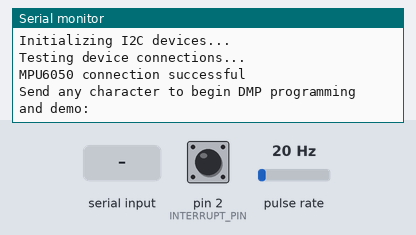
A sketch run on a simulated Arduino Uno, built with avr-gcc and run on an emulated ATmega328P. Parts: the last lines printed to the serial monitor. Wiring (inferred from the names in the program): pulse sensor: data pin 3. Inputs (shaded band) come from the test bench; at power-on: pulse rate 20 Hz, pin 2 (INTERRUPT_PIN) LOW. The sensor or clock chip raises its interrupt line as the real part does.

Above: at 0.8 s.
0.9 s: "1\n" received over Serial
At 2.2 s:
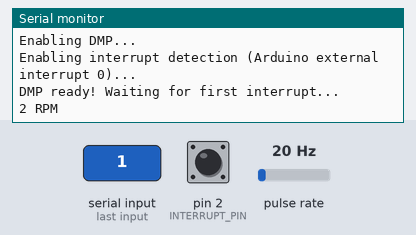
2.9 s: pulse rate (sensor on pin 3) set to 50 Hz
At 3.8 s:
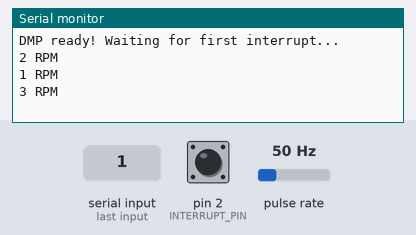
4.4 s: pulse rate (sensor on pin 3) set to 100 Hz
At 5.2 s:
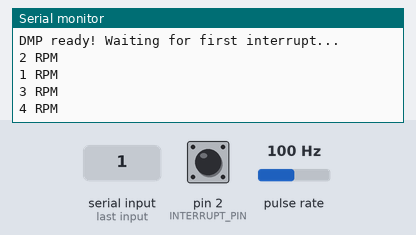
Timing chart, 0 to 7.4 s (numbered marks = the images above; inputs shaded):
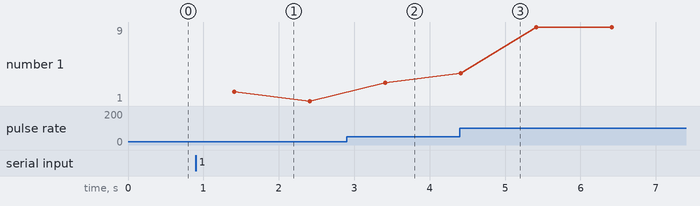

Measured:
- after the input at 0.9 s, the serial monitor: prints a new line at once (image 1)
- after the input at 2.9 s, the serial monitor: prints a new line after 0.51 s (image 2)
- plotted number 1: 1 → 3 after the input at 2.9 s, 3 → 9 after the input at 4.4 s

The sketch:

imu_and_encoder_code.ino
```cpp
#include "I2Cdev.h"
#include "MPU6050_6Axis_MotionApps20.h" //#include "MPU6050.h" not necessary if using MotionApps include file
#if I2CDEV_IMPLEMENTATION == I2CDEV_ARDUINO_WIRE
    #include "Wire.h" // Arduino Wire library is required if I2Cdev I2CDEV_ARDUINO_WIRE implementation is used in I2Cdev.h
#endif
// class default I2C address is 0x68
// specific I2C addresses may be passed as a parameter here
// AD0 low = 0x68 (default for SparkFun breakout and InvenSense evaluation board)
// AD0 high = 0x69
MPU6050 mpu; //MPU6050 mpu(0x69); // <-- use for AD0 high
#define INTERRUPT_PIN 2  // use pin 2 as interrupt
// MPU control/status vars
bool dmpReady = false;  // set true if DMP init was successful
uint8_t mpuIntStatus;   // holds actual interrupt status byte from MPU
uint8_t devStatus;      // return status after each device operation (0 = success, !0 = error)
uint16_t packetSize;    // expected DMP packet size (default is 42 bytes)
uint16_t fifoCount;     // count of all bytes currently in FIFO
uint8_t fifoBuffer[64]; // FIFO storage buffer
// orientation/motion vars
Quaternion q;           // [w, x, y, z]         quaternion container
VectorFloat gravity;    // [x, y, z]            gravity vector
float ypr[3];           // [yaw, pitch, roll]   yaw/pitch/roll container and gravity vector
uint8_t teapotPacket[14] = { '$', 0x02, 0,0, 0,0, 0,0, 0,0, 0x00, 0x00, '\r', '\n' }; // packet structure for InvenSense teapot demo
volatile bool mpuInterrupt = false; // indicates whether MPU interrupt pin has gone high
void dmpDataReady() {
    mpuInterrupt = true;
}

//encoder vars
const int encoder_A = 3; // point A of encoder connected to pin 3 (external interrupt)
volatile long encoderValue = 0;
int interval = 1000;
long previousMillis = 0;
long currentMillis = 0;
int rpm = 0;


void setup() {
    // join I2C bus (I2Cdev library doesn't do this automatically)
    #if I2CDEV_IMPLEMENTATION == I2CDEV_ARDUINO_WIRE
        Wire.begin();
        Wire.setClock(400000); // 400kHz I2C clock. Comment this line if having compilation difficulties
    #elif I2CDEV_IMPLEMENTATION == I2CDEV_BUILTIN_FASTWIRE
        Fastwire::setup(400, true);
    #endif
    Serial.begin(115200); // initialize serial communication (115200 chosen because it is required for Teapot Demo output, but it's really up to you depending on your project)
    EncoderInit();//Initialize the module
    encoderValue = 0;
    previousMillis = millis();

    while (!Serial); // wait for Leonardo enumeration, others continue immediately
    // initialize device
    Serial.println(F("Initializing I2C devices..."));
    mpu.initialize();
    pinMode(INTERRUPT_PIN, INPUT);
    // verify connection
    Serial.println(F("Testing device connections..."));
    Serial.println(mpu.testConnection() ? F("MPU6050 connection successful") : F("MPU6050 connection failed"));
    // wait for ready
    Serial.println(F("\nSend any character to begin DMP programming and demo: "));
    while (Serial.available() && Serial.read()); // empty buffer
    while (!Serial.available());                 // wait for data
    while (Serial.available() && Serial.read()); // empty buffer again
    // load and configure the DMP
    Serial.println(F("Initializing DMP..."));
    devStatus = mpu.dmpInitialize();
    // supply your own gyro offsets here, scaled for min sensitivity
    mpu.setXGyroOffset(220);
    mpu.setYGyroOffset(76);
    mpu.setZGyroOffset(-85);
    mpu.setZAccelOffset(1788); // 1688 factory default for my test chip
    // make sure it worked (returns 0 if so)
    if (devStatus == 0) {
        // Calibration Time: generate offsets and calibrate our MPU6050
        mpu.CalibrateAccel(6);
        mpu.CalibrateGyro(6);
        mpu.PrintActiveOffsets();
        // turn on the DMP, now that it's ready
        Serial.println(F("Enabling DMP..."));
        mpu.setDMPEnabled(true);
        // enable Arduino interrupt detection
        Serial.print(F("Enabling interrupt detection (Arduino external interrupt "));
        Serial.print(digitalPinToInterrupt(INTERRUPT_PIN));
        Serial.println(F(")..."));
        attachInterrupt(digitalPinToInterrupt(INTERRUPT_PIN), dmpDataReady, RISING);
        mpuIntStatus = mpu.getIntStatus();
        // set our DMP Ready flag so the main loop() function knows it's okay to use it
        Serial.println(F("DMP ready! Waiting for first interrupt..."));
        dmpReady = true;
        // get expected DMP packet size for later comparison
        packetSize = mpu.dmpGetFIFOPacketSize();
    } else {
        // ERROR!
        // 1 = initial memory load failed
        // 2 = DMP configuration updates failed
        // (if it's going to break, usually the code will be 1)
        Serial.print(F("DMP Initialization failed (code "));
        Serial.print(devStatus);
        Serial.println(F(")"));
    }
}

void loop() {
  // Update RPM value on every second
  currentMillis = millis();
  if (currentMillis - previousMillis > interval) {
    previousMillis = currentMillis;
    // Revolutions per minute (RPM) = (total encoder pulse in 1s / encoder output) x 60s
    rpm = (float)(encoderValue * 60 / 663); //663 is the encoder output, because every turn of the motor the encoder outputs 663 times.
    // Only update display when there have readings
    if ( rpm > 0) {
      Serial.print(rpm);
      Serial.println(" RPM");
    }
    encoderValue = 0;
  }

    // if programming failed, don't try to do anything
    if (!dmpReady) return;
    // read a packet from FIFO
    if (mpu.dmpGetCurrentFIFOPacket(fifoBuffer)) { // Get the Latest packet
        #ifdef OUTPUT_READABLE_YAWPITCHROLL
            // display Euler angles in degrees
            mpu.dmpGetQuaternion(&q, fifoBuffer);
            mpu.dmpGetGravity(&gravity, &q);
            mpu.dmpGetYawPitchRoll(ypr, &q, &gravity);
            Serial.print("ypr\t");
            Serial.print(ypr[0] * 180/M_PI);
        #endif
    }
}

void EncoderInit()
{
 // Attach interrupt at hall sensor A on each rising signal
  attachInterrupt(digitalPinToInterrupt(encoder_A), updateEncoder, RISING);
}

void updateEncoder()
{
  // Add encoderValue by 1, each time it detects rising signal
  encoderValue++;
}
```
